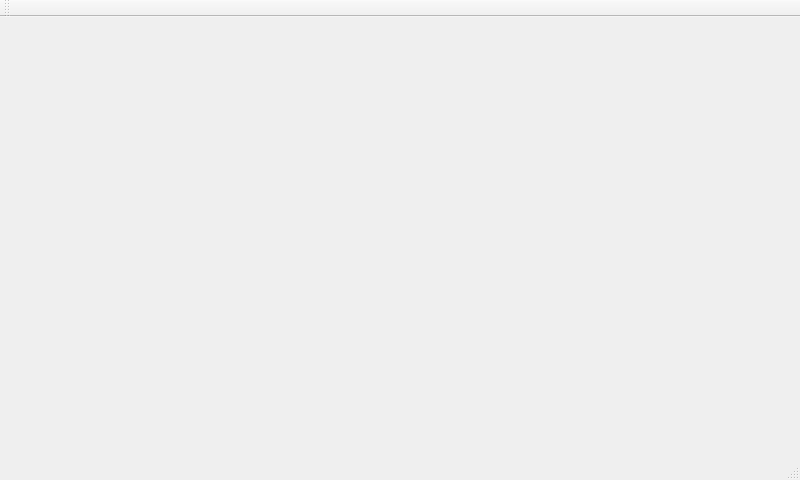
<?xml version="1.0" encoding="UTF-8"?>
<ui version="4.0">
 <class>MainWindow</class>
 <widget class="QMainWindow" name="MainWindow">
  <property name="geometry">
   <rect>
    <x>0</x>
    <y>0</y>
    <width>800</width>
    <height>480</height>
   </rect>
  </property>
  <property name="windowTitle">
   <string>MainWindow</string>
  </property>
  <widget class="QWidget" name="centralWidget"/>
  <widget class="QMenuBar" name="menuBar">
   <property name="geometry">
    <rect>
     <x>0</x>
     <y>0</y>
     <width>800</width>
     <height>19</height>
    </rect>
   </property>
  </widget>
  <widget class="QToolBar" name="toolBar">
   <property name="windowTitle">
    <string>toolBar</string>
   </property>
   <attribute name="toolBarArea">
    <enum>TopToolBarArea</enum>
   </attribute>
   <attribute name="toolBarBreak">
    <bool>false</bool>
   </attribute>
  </widget>
  <widget class="QStatusBar" name="statusBar"/>
 </widget>
 <layoutdefault spacing="6" margin="11"/>
 <resources/>
 <connections/>
</ui>
